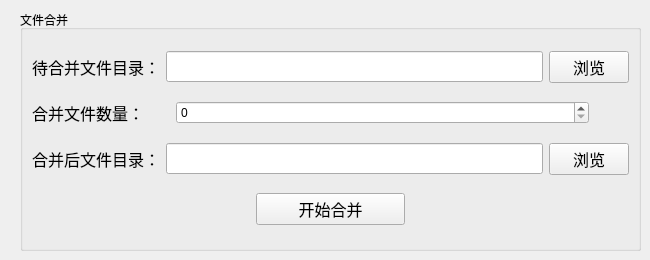
      <widget class="QWidget" name="tab_5">
       <attribute name="title">
        <string>文件</string>
       </attribute>
       <widget class="QGroupBox" name="groupBox_6">
        <property name="geometry">
         <rect>
          <x>20</x>
          <y>10</y>
          <width>621</width>
          <height>241</height>
         </rect>
        </property>
        <property name="title">
         <string>文件合并</string>
        </property>
        <layout class="QVBoxLayout" name="verticalLayout_14">
         <item>
          <layout class="QHBoxLayout" name="horizontalLayout_23" stretch="2,7,1">
           <item>
            <widget class="QLabel" name="label_6">
             <property name="font">
              <font>
               <family>微软雅黑</family>
               <pointsize>12</pointsize>
              </font>
             </property>
             <property name="text">
              <string>待合并文件目录：</string>
             </property>
            </widget>
           </item>
           <item>
            <widget class="QLineEdit" name="source_merge_dir_line_edit">
             <property name="font">
              <font>
               <family>微软雅黑</family>
               <pointsize>12</pointsize>
              </font>
             </property>
            </widget>
           </item>
           <item>
            <widget class="QPushButton" name="open_source_merge_dir_btn">
             <property name="font">
              <font>
               <family>微软雅黑</family>
               <pointsize>12</pointsize>
              </font>
             </property>
             <property name="text">
              <string>浏览</string>
             </property>
            </widget>
           </item>
          </layout>
         </item>
         <item>
          <layout class="QHBoxLayout" name="horizontalLayout_30" stretch="2,6,0">
           <item>
            <widget class="QLabel" name="label_9">
             <property name="font">
              <font>
               <family>微软雅黑</family>
               <pointsize>12</pointsize>
              </font>
             </property>
             <property name="text">
              <string>合并文件数量：</string>
             </property>
            </widget>
           </item>
           <item>
            <widget class="QSpinBox" name="merge_file_count_spin_box"/>
           </item>
           <item>
            <spacer name="horizontalSpacer_4">
             <property name="orientation">
              <enum>Qt::Horizontal</enum>
             </property>
             <property name="sizeHint" stdset="0">
              <size>
               <width>40</width>
               <height>20</height>
              </size>
             </property>
            </spacer>
           </item>
          </layout>
         </item>
         <item>
          <layout class="QHBoxLayout" name="horizontalLayout_33" stretch="2,7,1">
           <item>
            <widget class="QLabel" name="label_10">
             <property name="font">
              <font>
               <family>微软雅黑</family>
               <pointsize>12</pointsize>
              </font>
             </property>
             <property name="text">
              <string>合并后文件目录：</string>
             </property>
            </widget>
           </item>
           <item>
            <widget class="QLineEdit" name="dest_merge_dir_line_edit">
             <property name="font">
              <font>
               <family>微软雅黑</family>
               <pointsize>12</pointsize>
              </font>
             </property>
            </widget>
           </item>
           <item>
            <widget class="QPushButton" name="open_dest_merge_dir_btn">
             <property name="font">
              <font>
               <family>微软雅黑</family>
               <pointsize>12</pointsize>
              </font>
             </property>
             <property name="text">
              <string>浏览</string>
             </property>
            </widget>
           </item>
          </layout>
         </item>
         <item>
          <layout class="QHBoxLayout" name="horizontalLayout_54" stretch="3,2,3">
           <item>
            <spacer name="horizontalSpacer_5">
             <property name="orientation">
              <enum>Qt::Horizontal</enum>
             </property>
             <property name="sizeHint" stdset="0">
              <size>
               <width>40</width>
               <height>20</height>
              </size>
             </property>
            </spacer>
           </item>
           <item>
            <widget class="QPushButton" name="start_merge_file_btn">
             <property name="font">
              <font>
               <family>微软雅黑</family>
               <pointsize>12</pointsize>
              </font>
             </property>
             <property name="text">
              <string>开始合并</string>
             </property>
            </widget>
           </item>
           <item>
            <spacer name="horizontalSpacer_6">
             <property name="orientation">
              <enum>Qt::Horizontal</enum>
             </property>
             <property name="sizeHint" stdset="0">
              <size>
               <width>40</width>
               <height>20</height>
              </size>
             </property>
            </spacer>
           </item>
          </layout>
         </item>
        </layout>
       </widget>
      </widget>
